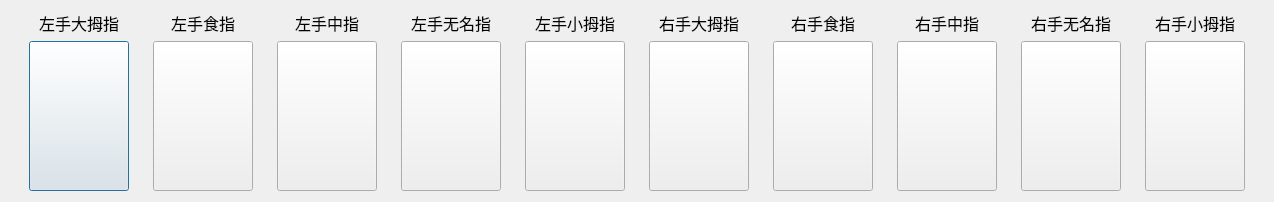
<?xml version="1.0" encoding="UTF-8"?>
<ui version="4.0">
 <class>Dialog</class>
 <widget class="QDialog" name="Dialog">
  <property name="geometry">
   <rect>
    <x>0</x>
    <y>0</y>
    <width>1274</width>
    <height>199</height>
   </rect>
  </property>
  <property name="windowTitle">
   <string>Dialog</string>
  </property>
  <layout class="QVBoxLayout" name="verticalLayout_16">
   <item>
    <layout class="QHBoxLayout" name="horizontalLayout">
     <item>
      <layout class="QVBoxLayout" name="verticalLayout">
       <item alignment="Qt::AlignHCenter">
        <widget class="QLabel" name="label">
         <property name="font">
          <font>
           <pointsize>12</pointsize>
          </font>
         </property>
         <property name="text">
          <string>左手大拇指</string>
         </property>
        </widget>
       </item>
       <item>
        <widget class="QPushButton" name="l1">
         <property name="sizePolicy">
          <sizepolicy hsizetype="Minimum" vsizetype="Minimum">
           <horstretch>0</horstretch>
           <verstretch>0</verstretch>
          </sizepolicy>
         </property>
         <property name="minimumSize">
          <size>
           <width>100</width>
           <height>150</height>
          </size>
         </property>
         <property name="maximumSize">
          <size>
           <width>100</width>
           <height>150</height>
          </size>
         </property>
         <property name="styleSheet">
          <string notr="true"/>
         </property>
         <property name="text">
          <string/>
         </property>
        </widget>
       </item>
      </layout>
     </item>
     <item>
      <layout class="QVBoxLayout" name="verticalLayout_2">
       <item alignment="Qt::AlignHCenter">
        <widget class="QLabel" name="label_2">
         <property name="font">
          <font>
           <pointsize>12</pointsize>
          </font>
         </property>
         <property name="text">
          <string>左手食指</string>
         </property>
        </widget>
       </item>
       <item>
        <widget class="QPushButton" name="l2">
         <property name="sizePolicy">
          <sizepolicy hsizetype="Minimum" vsizetype="Minimum">
           <horstretch>0</horstretch>
           <verstretch>0</verstretch>
          </sizepolicy>
         </property>
         <property name="minimumSize">
          <size>
           <width>100</width>
           <height>150</height>
          </size>
         </property>
         <property name="maximumSize">
          <size>
           <width>100</width>
           <height>150</height>
          </size>
         </property>
         <property name="styleSheet">
          <string notr="true"/>
         </property>
         <property name="text">
          <string/>
         </property>
        </widget>
       </item>
      </layout>
     </item>
     <item>
      <layout class="QVBoxLayout" name="verticalLayout_3">
       <item alignment="Qt::AlignHCenter">
        <widget class="QLabel" name="label_3">
         <property name="font">
          <font>
           <pointsize>12</pointsize>
          </font>
         </property>
         <property name="text">
          <string>左手中指</string>
         </property>
        </widget>
       </item>
       <item>
        <widget class="QPushButton" name="l3">
         <property name="sizePolicy">
          <sizepolicy hsizetype="Minimum" vsizetype="Minimum">
           <horstretch>0</horstretch>
           <verstretch>0</verstretch>
          </sizepolicy>
         </property>
         <property name="minimumSize">
          <size>
           <width>100</width>
           <height>150</height>
          </size>
         </property>
         <property name="maximumSize">
          <size>
           <width>100</width>
           <height>150</height>
          </size>
         </property>
         <property name="styleSheet">
          <string notr="true"/>
         </property>
         <property name="text">
          <string/>
         </property>
        </widget>
       </item>
      </layout>
     </item>
     <item>
      <layout class="QVBoxLayout" name="verticalLayout_4">
       <item alignment="Qt::AlignHCenter">
        <widget class="QLabel" name="label_4">
         <property name="font">
          <font>
           <pointsize>12</pointsize>
          </font>
         </property>
         <property name="text">
          <string>左手无名指</string>
         </property>
        </widget>
       </item>
       <item>
        <widget class="QPushButton" name="l4">
         <property name="sizePolicy">
          <sizepolicy hsizetype="Minimum" vsizetype="Minimum">
           <horstretch>0</horstretch>
           <verstretch>0</verstretch>
          </sizepolicy>
         </property>
         <property name="minimumSize">
          <size>
           <width>100</width>
           <height>150</height>
          </size>
         </property>
         <property name="maximumSize">
          <size>
           <width>100</width>
           <height>150</height>
          </size>
         </property>
         <property name="styleSheet">
          <string notr="true"/>
         </property>
         <property name="text">
          <string/>
         </property>
        </widget>
       </item>
      </layout>
     </item>
     <item>
      <layout class="QVBoxLayout" name="verticalLayout_5">
       <item alignment="Qt::AlignHCenter">
        <widget class="QLabel" name="label_5">
         <property name="font">
          <font>
           <pointsize>12</pointsize>
          </font>
         </property>
         <property name="text">
          <string>左手小拇指</string>
         </property>
        </widget>
       </item>
       <item>
        <widget class="QPushButton" name="l5">
         <property name="sizePolicy">
          <sizepolicy hsizetype="Minimum" vsizetype="Minimum">
           <horstretch>0</horstretch>
           <verstretch>0</verstretch>
          </sizepolicy>
         </property>
         <property name="minimumSize">
          <size>
           <width>100</width>
           <height>150</height>
          </size>
         </property>
         <property name="maximumSize">
          <size>
           <width>100</width>
           <height>150</height>
          </size>
         </property>
         <property name="styleSheet">
          <string notr="true"/>
         </property>
         <property name="text">
          <string/>
         </property>
        </widget>
       </item>
      </layout>
     </item>
     <item>
      <layout class="QVBoxLayout" name="verticalLayout_14">
       <item alignment="Qt::AlignHCenter">
        <widget class="QLabel" name="label_14">
         <property name="font">
          <font>
           <pointsize>12</pointsize>
          </font>
         </property>
         <property name="text">
          <string>右手大拇指</string>
         </property>
        </widget>
       </item>
       <item>
        <widget class="QPushButton" name="r1">
         <property name="sizePolicy">
          <sizepolicy hsizetype="Minimum" vsizetype="Minimum">
           <horstretch>0</horstretch>
           <verstretch>0</verstretch>
          </sizepolicy>
         </property>
         <property name="minimumSize">
          <size>
           <width>100</width>
           <height>150</height>
          </size>
         </property>
         <property name="maximumSize">
          <size>
           <width>100</width>
           <height>150</height>
          </size>
         </property>
         <property name="styleSheet">
          <string notr="true"/>
         </property>
         <property name="text">
          <string/>
         </property>
        </widget>
       </item>
      </layout>
     </item>
     <item>
      <layout class="QVBoxLayout" name="verticalLayout_11">
       <item alignment="Qt::AlignHCenter">
        <widget class="QLabel" name="label_11">
         <property name="font">
          <font>
           <pointsize>12</pointsize>
          </font>
         </property>
         <property name="text">
          <string>右手食指</string>
         </property>
        </widget>
       </item>
       <item>
        <widget class="QPushButton" name="r2">
         <property name="sizePolicy">
          <sizepolicy hsizetype="Minimum" vsizetype="Minimum">
           <horstretch>0</horstretch>
           <verstretch>0</verstretch>
          </sizepolicy>
         </property>
         <property name="minimumSize">
          <size>
           <width>100</width>
           <height>150</height>
          </size>
         </property>
         <property name="maximumSize">
          <size>
           <width>100</width>
           <height>150</height>
          </size>
         </property>
         <property name="styleSheet">
          <string notr="true"/>
         </property>
         <property name="text">
          <string/>
         </property>
        </widget>
       </item>
      </layout>
     </item>
     <item>
      <layout class="QVBoxLayout" name="verticalLayout_13">
       <item alignment="Qt::AlignHCenter">
        <widget class="QLabel" name="label_13">
         <property name="font">
          <font>
           <pointsize>12</pointsize>
          </font>
         </property>
         <property name="text">
          <string>右手中指</string>
         </property>
        </widget>
       </item>
       <item>
        <widget class="QPushButton" name="r3">
         <property name="sizePolicy">
          <sizepolicy hsizetype="Minimum" vsizetype="Minimum">
           <horstretch>0</horstretch>
           <verstretch>0</verstretch>
          </sizepolicy>
         </property>
         <property name="minimumSize">
          <size>
           <width>100</width>
           <height>150</height>
          </size>
         </property>
         <property name="maximumSize">
          <size>
           <width>100</width>
           <height>150</height>
          </size>
         </property>
         <property name="styleSheet">
          <string notr="true"/>
         </property>
         <property name="text">
          <string/>
         </property>
        </widget>
       </item>
      </layout>
     </item>
     <item>
      <layout class="QVBoxLayout" name="verticalLayout_12">
       <item alignment="Qt::AlignHCenter">
        <widget class="QLabel" name="label_12">
         <property name="font">
          <font>
           <pointsize>12</pointsize>
          </font>
         </property>
         <property name="text">
          <string>右手无名指</string>
         </property>
        </widget>
       </item>
       <item>
        <widget class="QPushButton" name="r4">
         <property name="sizePolicy">
          <sizepolicy hsizetype="Minimum" vsizetype="Minimum">
           <horstretch>0</horstretch>
           <verstretch>0</verstretch>
          </sizepolicy>
         </property>
         <property name="minimumSize">
          <size>
           <width>100</width>
           <height>150</height>
          </size>
         </property>
         <property name="maximumSize">
          <size>
           <width>100</width>
           <height>150</height>
          </size>
         </property>
         <property name="styleSheet">
          <string notr="true"/>
         </property>
         <property name="text">
          <string/>
         </property>
        </widget>
       </item>
      </layout>
     </item>
     <item>
      <layout class="QVBoxLayout" name="verticalLayout_15">
       <item alignment="Qt::AlignHCenter">
        <widget class="QLabel" name="label_15">
         <property name="font">
          <font>
           <pointsize>12</pointsize>
          </font>
         </property>
         <property name="text">
          <string>右手小拇指</string>
         </property>
        </widget>
       </item>
       <item>
        <widget class="QPushButton" name="r5">
         <property name="sizePolicy">
          <sizepolicy hsizetype="Minimum" vsizetype="Minimum">
           <horstretch>0</horstretch>
           <verstretch>0</verstretch>
          </sizepolicy>
         </property>
         <property name="minimumSize">
          <size>
           <width>100</width>
           <height>150</height>
          </size>
         </property>
         <property name="maximumSize">
          <size>
           <width>100</width>
           <height>150</height>
          </size>
         </property>
         <property name="styleSheet">
          <string notr="true"/>
         </property>
         <property name="text">
          <string/>
         </property>
        </widget>
       </item>
      </layout>
     </item>
    </layout>
   </item>
  </layout>
  <zorder></zorder>
 </widget>
 <resources>
  <include location="../resource.qrc"/>
 </resources>
 <connections/>
</ui>
